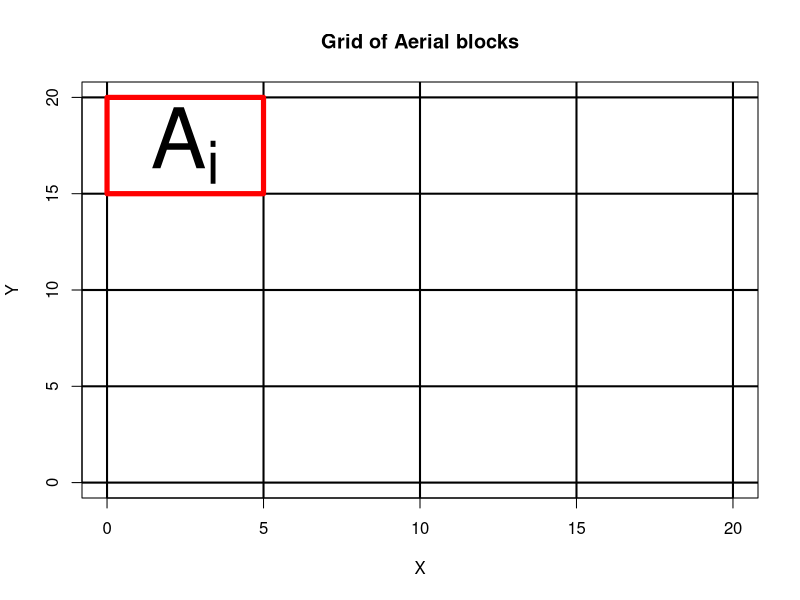
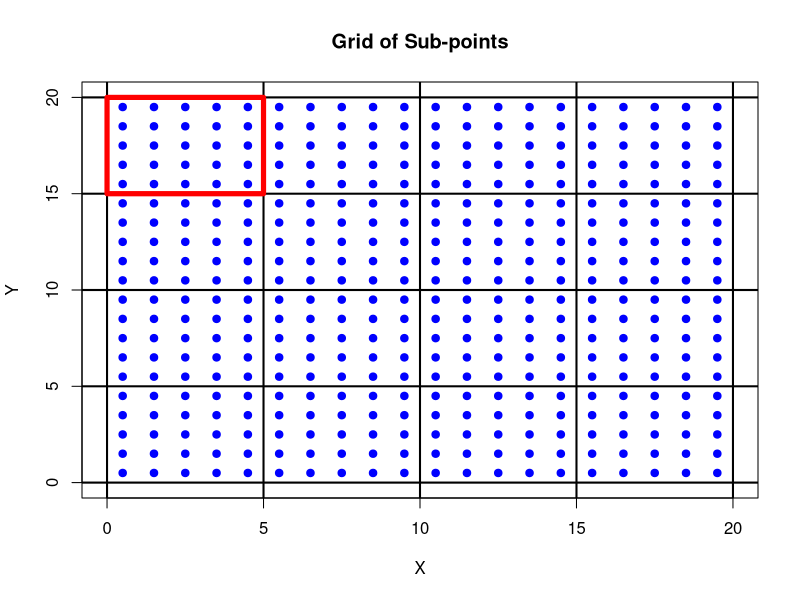
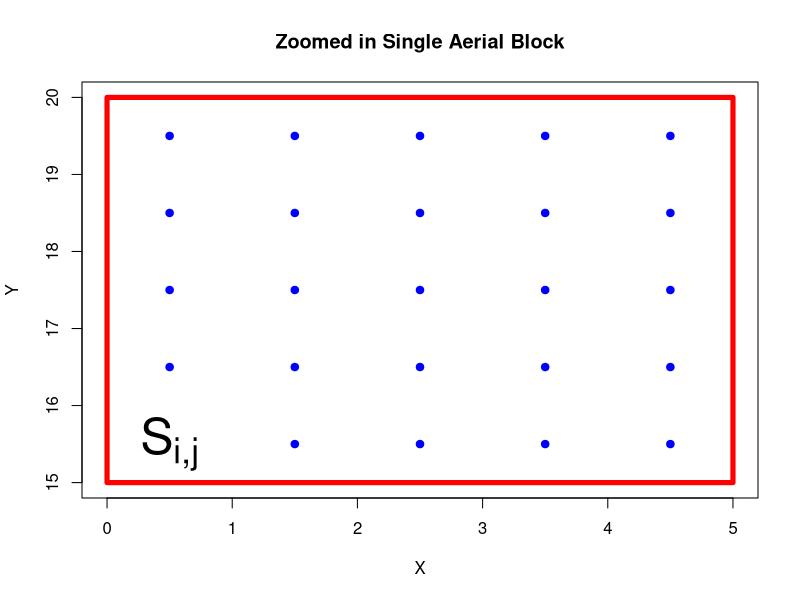

Here is the R script that generated these plots, in order:
# Dimensions of the Aerial grid
nbw <- 4 # N blocks wide
nbh <- 4 # N blocks tall
# Dimensions of the Sub-grid
spw <- 5 # N points wide
sph <- 5 # N points tall

total_width <- spw*nbw
total_height <- sph*nbh

pts <- cbind(rep(1:total_width,total_height)-.5,rep(1:total_height, each=total_width)-.5)

# Aerial view
plot(pts,pch=19,cex=.7, xlim = c(0, total_width), ylim = c(0, total_height), col = 'white', 
  main = 'Grid of Aerial blocks', xlab = 'X', ylab = 'Y')
abline(h=((0:nbh)*sph),v=((0:nbw)*spw), lwd = 2)
text(spw/2, sph*(nbh - .5), expression("A"[i]), cex = 5)
cell_top <- total_height
cell_bot <- total_height-spw
cell_right <- spw
lines(c(0, cell_right, cell_right, 0, 0), c(cell_bot, cell_bot, cell_top, cell_top, cell_bot), col = 'red', lwd = 5)


# Aerial view with sub-points
plot(pts,pch=19, xlim = c(0, total_width), ylim = c(0, total_height), col = 'blue', 
  main = 'Grid of Sub-points', xlab = 'X', ylab = 'Y')
abline(h=((0:nbh)*sph),v=((0:nbw)*spw), lwd = 2)
lines(c(0, cell_right, cell_right, 0, 0), c(cell_bot, cell_bot, cell_top, cell_top, cell_bot), col = 'red', lwd = 5)


# Zoomed in on cell
sub_points_ex <- cbind(rep(1:spw,sph)-.5,rep((cell_bot+1):cell_top, each=spw)-.5)
plot(sub_points_ex[-1,],pch=19, xlim = c(0, cell_right), ylim = c(cell_bot, cell_top), col = 'blue', 
  main = 'Zoomed in Single Aerial Block', xlab = 'X', ylab = 'Y')
lines(c(0, cell_right, cell_right, 0, 0), c(cell_bot, cell_bot, cell_top, cell_top, cell_bot), col = 'red', lwd = 5)
text(sub_points_ex[1,1], sub_points_ex[1,2], expression("S"["i,j"]), cex = 3)
